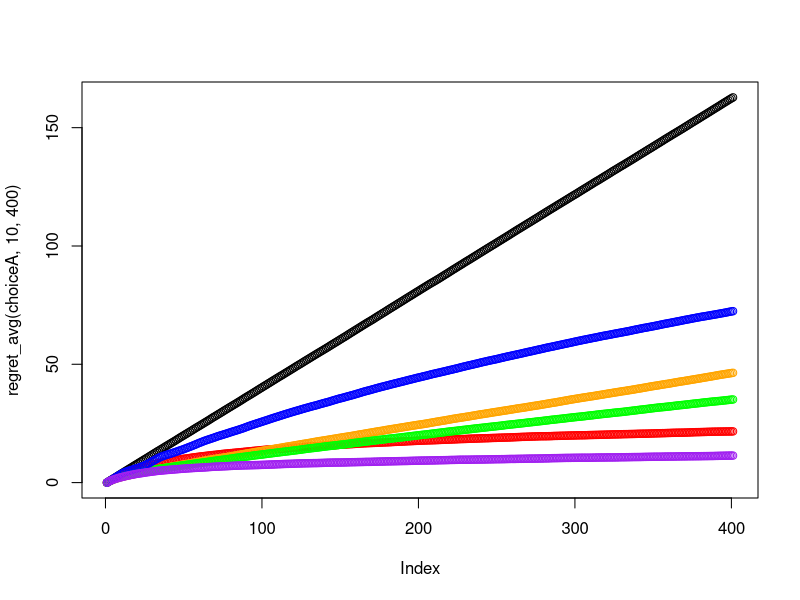

Generate this figure with R:
choiceA <- function(alpha, beta, t) {
  # just choose bandit 1
  return(1)
}

choiceB <- function(alpha, beta, t) {
  # Thompson Sampling
  n <- length(alpha)
  theta <- rbeta(n, alpha, beta)
  return(which.max(theta))
}

choiceC <- function(alpha, beta, t) {
  # max expected return
  return(which.max(alpha/(alpha + beta)))
}

choiceD <- function(alpha, beta, t) {
  # eps Greedy
  n <- length(alpha)
  if (runif(1) < 1/t) {
    return(sample(n, 1))
  } else {
    return(which.max(alpha/(alpha + beta)))
  }
}

choiceE <- function(alpha, beta, t) {
  # Hoeffding-based Upper Confidence Bound 
  return(which.max(alpha/(alpha + beta) + sqrt(2*log(t)/(alpha + beta))))
}

choiceF <- function(alpha, beta, t) {
  # Bayes Percentage Point
  return(which.max(qbeta(0.95, alpha, beta)))
}

regret <- function(choice, n, Ti) {
  # choice is a function of alpha, beta and t
  #   alpha and beta are length n, give dist of theta_i's; t is time
  #   returns 1 <= i <= n
  #
  # given n bandits generates n success probabilities at random
  # then applies choice Ti times
  #
  # returns regret at times 0, 1, 2, ..., Ti
  theta <- rbeta(n, 1, 1)
  max_theta <- max(theta)
  alpha <- rep(1, n)
  beta <- rep(1, n)
  regret <- rep(0, Ti+1)
  for (ti in 1:Ti) {
    i <- choice(alpha, beta, ti)
    xi <- rbinom(1, 1, theta[i])
    alpha[i] <- alpha[i] + xi
    beta[i] <- beta[i] + 1 - xi
    regret[ti+1] <- regret[ti] + max_theta - xi 
  }
  return(regret)
}

regret_avg <- function(choice, n, Ti, n_rep=1000) {
  # repeats regret(choice, n, Ti) n_rep times and averages
  regret_matrix <- matrix(0, nrow = Ti+1, ncol = n_rep)
  for (i in 1:n_rep) {
    regret_matrix[,i] <- regret(choice, n, Ti)
  }
  return(rowMeans(regret_matrix))
}

plot(regret_avg(choiceA, 10, 400))
points(regret_avg(choiceB, 10, 400), col="red")    # Thompson
points(regret_avg(choiceC, 10, 400), col="orange") # max expected return
points(regret_avg(choiceD, 10, 400), col="green")  # eps-greedy
points(regret_avg(choiceE, 10, 400), col="blue")   # Hoeffding
points(regret_avg(choiceF, 10, 400), col="purple") # Bayes
